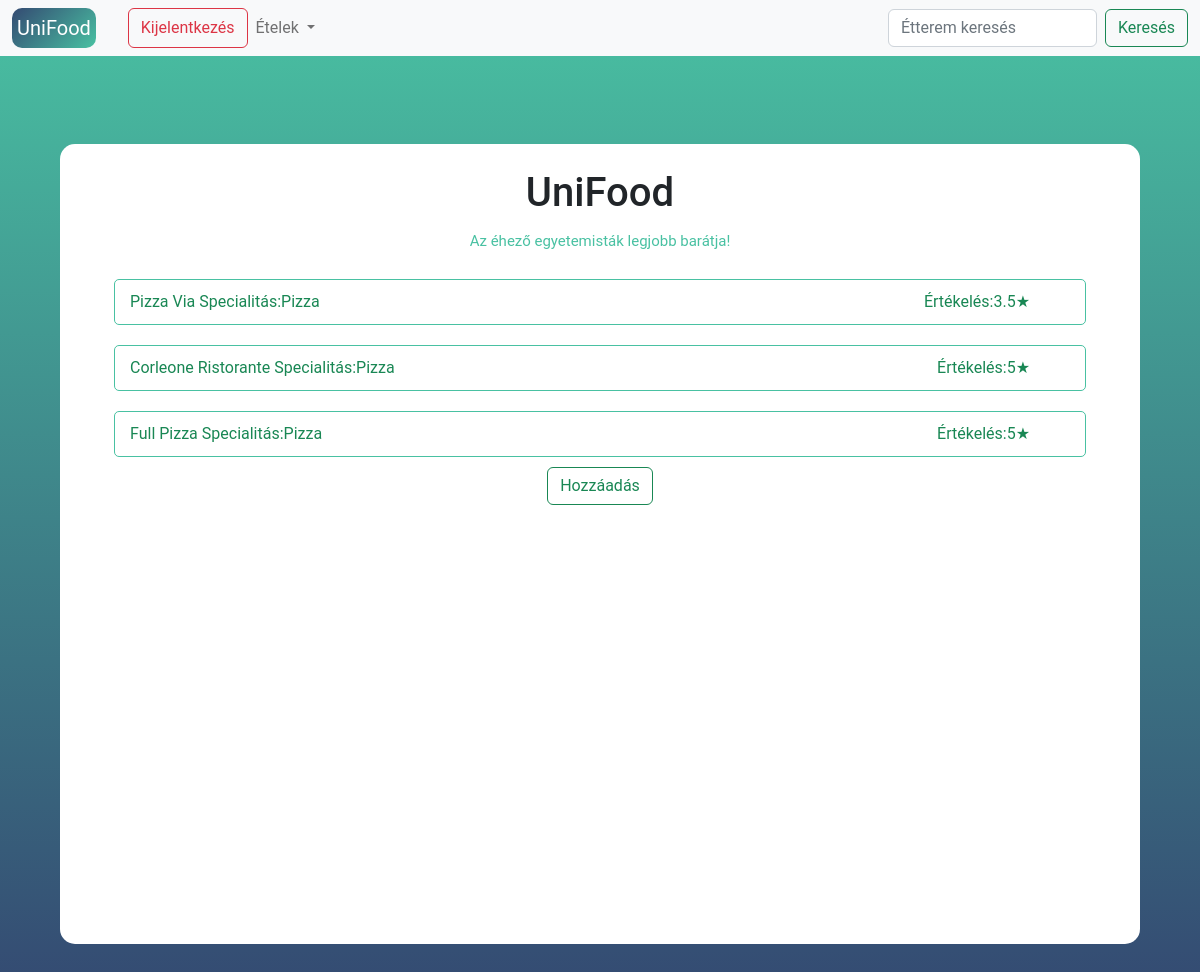
/ (signed in), run on the app's committed database.
### main.py (models this page shows, shortened)
class Restaurant(Base):
    __tablename__ = "restaurants"
    id = Column("id", Integer, primary_key = True)
    name = Column("name", String)
    type = Column("type", String)
    score = Column("score", Integer)

### main.py (the view)
@app.route("/")
def mainpage():
    if "user" in session:
        session4 = Session()
        rank= str(session4.query(User.rank).filter(session["user"] == User.email).first())
        rank = int(rank[1])
        session4.close()
        session5 = Session()
        restaurants = session5.query(Restaurant).all()
        session5.close()
        return render_template("index.html", rank=rank,search=True, name=session["user"], restaurants=restaurants)
    return render_template("index.html", rank=0,search=True, name="", restaurants=[])

### templates/index.html (shortened to what this page needs)
{% extends "base.html" %}
{% block stylesheet %}
<link rel="stylesheet" href="{{url_for('static',filename='style.css')}}">
{% endblock %}
{% block content %}
<div class="p-sm-0 p-md-3 p-lg-5">
<div class="site-box">
    <h1>UniFood</h1>
    <p class="under-logo-slogan">Az éhező egyetemisták legjobb barátja!</p>
    {% for i in restaurants %}
    <div class="etterem-item btn btn-outline-success" onclick='location.href="/{{i["name"]}}"'>
        <span class="etterem-name">{{i["name"]}}</span>
        <span>Specialitás:{{i["type"]}}</span>
        <span class="etterem-ertekeles">Értékelés:{{i["score"]}}★</span>
    </div>
    {% endfor %}
    {% if rank > -1 %}
    <br>
    <button id="add-restaurant-button" class="btn btn-outline-success" onclick='location.href="/addRestaurant"'>Hozzáadás</button>
    {% endif %}
</div>
</div>
{% endblock %}

### static/style.css (style rules this page uses)
body { background-image: linear-gradient(-180deg, #49c1a2,#344a72); background-attachment: fixed; font-family: 'Roboto', sans-serif; }
.site-box { width: 100%; height: 800px; background-color: white; margin: auto; margin-top: 40px; text-align: center; padding-top: 10px; border-radius: 15px; }
h1 { text-align: center; padding-top: 15px; }
p { text-align: center; padding-top: 20px; font-size: 15px; }
.under-logo-slogan { padding-top: 5px; color: #49c1a2; }
.etterem-item { padding: 10px 5px; width: 90%; height:fit-content; margin: auto; margin-top: 10px; margin-bottom: 10px; text-align: left; border: solid #49c1a2 1px; border-radius: 5px; }
.etterem-name { text-align:left; padding-left:10px; }
.etterem-ertekeles { display: block; float: right; padding-right: 50px; }

### data on the page
Restaurant: name "Pizza Via", type "Pizza", score "3.5"
Restaurant: name "Corleone Ristorante", type "Pizza", score "5"
Restaurant: name "Full Pizza", type "Pizza", score "5"
